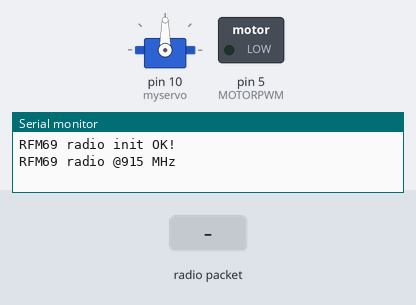
Simulated run of this sketch. Board: Arduino Uno, built with avr-gcc and run on an emulated ATmega328P. Parts: servo, switched loads named in the sketch (green lamp = pin HIGH), the last lines printed to the serial monitor. Inputs (shaded band) come from the test bench. No radio packets arrive unless stated; pins used as bus, display or sensor lines are not drawn.

Above: at 4.2 s.
4.3 s: radio packet "4" arrives
At 5.0 s:
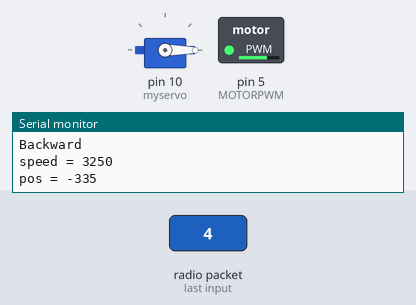
Timing chart, 0 to 7.3 s (numbered marks = the images above; inputs shaded):
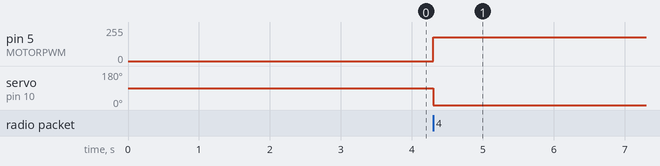

The sketch:

Car_Reciever.ino
```cpp
#include <RH_RF69.h>
#include <PWMServo.h>

#define RFM69_RST 2
#define RFM69_INT 3
#define RFM69_CS 4

#define MOTOR1 7
#define MOTOR2 6
#define MOTORPWM 5

#define RF69_FREQ 915.0

int speed = 0;
int pos = 0;

PWMServo myservo;

RH_RF69 rf69(RFM69_CS, RFM69_INT);

void setup() {
  Serial.begin(115200);
  delay(3000);
  pinMode(MOTORPWM, OUTPUT);

  pinMode(RFM69_RST, OUTPUT);
  digitalWrite(RFM69_RST, LOW);

  digitalWrite(RFM69_RST, HIGH);  //manual reset
  delay(10);
  digitalWrite(RFM69_RST, LOW);
  delay(10);

  myservo.attach(10);

  if (!rf69.init()) {
    Serial.println("RFM69 radio init failed");
    while (1)
      ;
  }

  Serial.println("RFM69 radio init OK!");

  if (!rf69.setFrequency(RF69_FREQ)) {
    Serial.println("setFrequency failed");
  }

  uint8_t key[] = { 0x01, 0x02, 0x03, 0x04, 0x05, 0x06, 0x07, 0x08,
                    0x01, 0x02, 0x03, 0x04, 0x05, 0x06, 0x07, 0x08 };
  rf69.setEncryptionKey(key);

  Serial.print("RFM69 radio @");
  Serial.print((int)RF69_FREQ);
  Serial.println(" MHz");
}

void loop() {
  if (rf69.available()) {

    uint8_t buf[RH_RF69_MAX_MESSAGE_LEN];
    uint8_t len = sizeof(buf);

    if (rf69.recv(buf, &len)) {

      if (!len) return;
      buf[len] = 0;
      int x = buf[1];
      int y = buf[2];
      Serial.print("Initial speed = ");
      Serial.println(y);
      Serial.print("Initial pos = ");
      Serial.println(x);

      pos = map(x, 48, 57, 65, 140);
      myservo.write(pos);

      if (y < 52) {
        digitalWrite(MOTOR1, LOW);
        digitalWrite(MOTOR2, HIGH);
        Serial.println("Backward");
        speed = map(y, 48, 52, 250, 0);
      }
      if (y > 52) {
        digitalWrite(MOTOR1, HIGH);
        digitalWrite(MOTOR2, LOW);
        Serial.println("Foreward");
        speed = map(y, 52, 57, 0, 250);
      }


      if (y == 52) {
        speed = 10;
        Serial.println("STOP");
      }
      if (speed > 20) {
        analogWrite(MOTORPWM, speed);
      } else {
        digitalWrite(MOTORPWM, LOW);
      }


      Serial.print("speed = ");
      Serial.println(speed);
      Serial.print("pos = ");
      Serial.println(pos);
      Serial.println();
    }
  }
}
```

Measured:
- after the input at 4.3 s, pin 5 (MOTORPWM): 0/255 → 178/255 at once; servo on pin 10 (myservo): 90° → 0° at once
